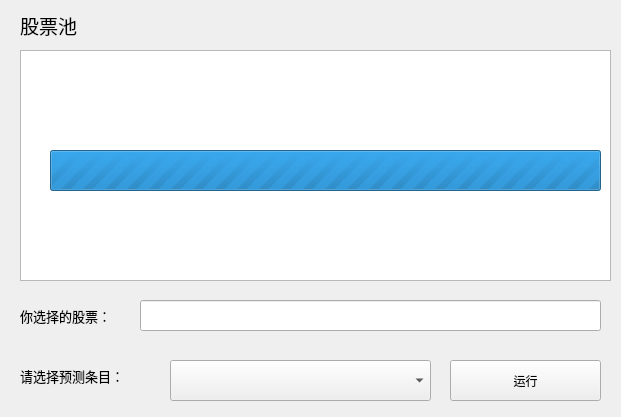
<?xml version="1.0" encoding="UTF-8"?>
<ui version="4.0">
 <class>Form</class>
 <widget class="QWidget" name="Form">
  <property name="geometry">
   <rect>
    <x>0</x>
    <y>0</y>
    <width>621</width>
    <height>417</height>
   </rect>
  </property>
  <property name="windowTitle">
   <string>Form</string>
  </property>
  <widget class="QComboBox" name="comboBox">
   <property name="geometry">
    <rect>
     <x>170</x>
     <y>360</y>
     <width>261</width>
     <height>41</height>
    </rect>
   </property>
  </widget>
  <widget class="QPushButton" name="pushButton">
   <property name="geometry">
    <rect>
     <x>450</x>
     <y>360</y>
     <width>151</width>
     <height>41</height>
    </rect>
   </property>
   <property name="text">
    <string>运行</string>
   </property>
  </widget>
  <widget class="QTableView" name="tableView">
   <property name="geometry">
    <rect>
     <x>20</x>
     <y>50</y>
     <width>591</width>
     <height>231</height>
    </rect>
   </property>
  </widget>
  <widget class="QLineEdit" name="lineEdit">
   <property name="enabled">
    <bool>true</bool>
   </property>
   <property name="geometry">
    <rect>
     <x>140</x>
     <y>300</y>
     <width>461</width>
     <height>31</height>
    </rect>
   </property>
   <property name="readOnly">
    <bool>true</bool>
   </property>
  </widget>
  <widget class="QLabel" name="label">
   <property name="geometry">
    <rect>
     <x>20</x>
     <y>300</y>
     <width>111</width>
     <height>31</height>
    </rect>
   </property>
   <property name="font">
    <font>
     <family>微软雅黑</family>
     <pointsize>10</pointsize>
    </font>
   </property>
   <property name="text">
    <string>你选择的股票：</string>
   </property>
  </widget>
  <widget class="QLabel" name="label_2">
   <property name="geometry">
    <rect>
     <x>20</x>
     <y>10</y>
     <width>111</width>
     <height>31</height>
    </rect>
   </property>
   <property name="font">
    <font>
     <family>微软雅黑</family>
     <pointsize>14</pointsize>
    </font>
   </property>
   <property name="text">
    <string>股票池</string>
   </property>
  </widget>
  <widget class="QLabel" name="label_3">
   <property name="geometry">
    <rect>
     <x>20</x>
     <y>360</y>
     <width>141</width>
     <height>31</height>
    </rect>
   </property>
   <property name="font">
    <font>
     <family>微软雅黑</family>
     <pointsize>10</pointsize>
    </font>
   </property>
   <property name="text">
    <string>请选择预测条目：</string>
   </property>
  </widget>
  <widget class="QProgressBar" name="calcProgressBar">
   <property name="geometry">
    <rect>
     <x>50</x>
     <y>150</y>
     <width>551</width>
     <height>41</height>
    </rect>
   </property>
   <property name="maximum">
    <number>0</number>
   </property>
   <property name="value">
    <number>-1</number>
   </property>
   <property name="format">
    <string/>
   </property>
  </widget>
 </widget>
 <resources/>
 <connections/>
</ui>
